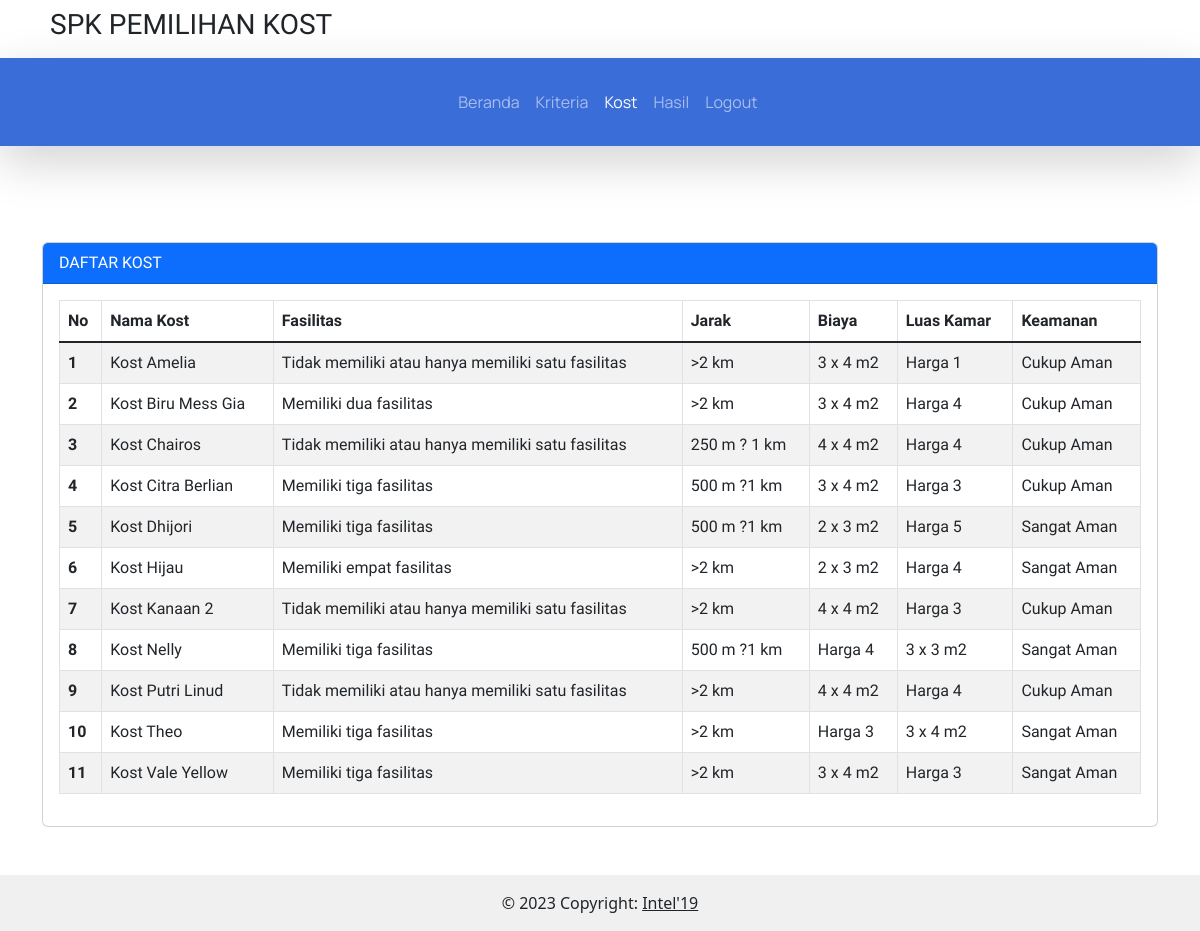
Before: /user/kost.php (signed in) with the older database file.
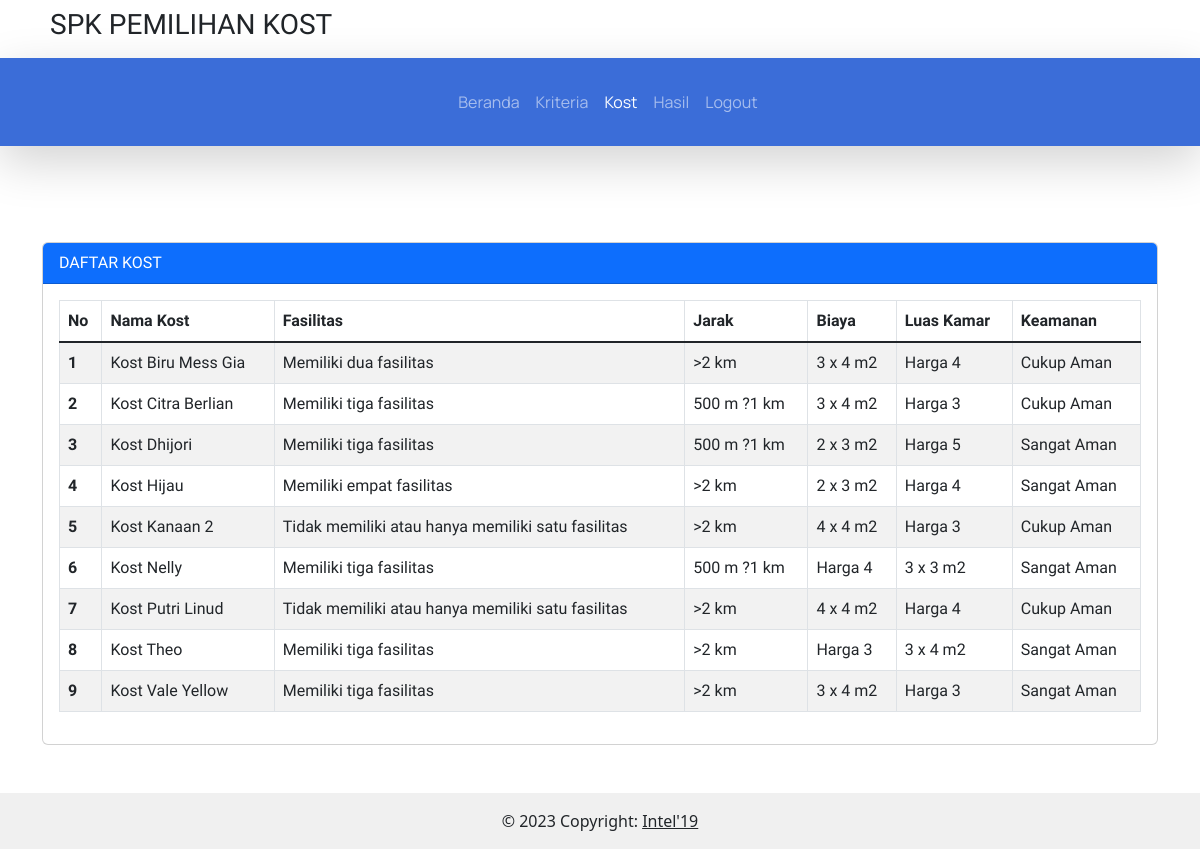
After: the same page with the newer database file.
### tables this page shows
CREATE TABLE `alternatif` (
  `id_alternatif` int(5) NOT NULL,
  `nama_alternatif` varchar(50) NOT NULL,
  `alamat` varchar(150) NOT NULL,
  `latitude` varchar(100) NOT NULL,
  `longitude` varchar(100) NOT NULL,
  `jenis_kost` enum('Campuran','Laki-Laki','Perempuan') NOT NULL DEFAULT 'Campuran'
);

### config.php (called while the page is built, shortened)
<?php
function connectDatabase()
{
    $conn = new mysqli(DB_HOST, DB_USERNAME, DB_PASSWORD, DB_NAME);
    return $conn;
}
?>

### user/functions/kost.php (called while the page is built, shortened)
<?php
   require_once '../config.php';
   class Penilaian {
       private $db;
       public function __construct()
       {
           $this->db = connectDatabase();
       }
        public function getDataPenilaian()
        {
            return $this->db->query(
                "SELECT a.nama_alternatif, a.id_alternatif,
                MAX(CASE WHEN k.nama_kriteria = 'Fasilitas' THEN kak.id_alt_kriteria END) AS id_sub_C1,
                MIN(CASE WHEN k.nama_kriteria = 'Jarak' THEN kak.id_alt_kriteria END) AS id_sub_C2,
                MIN(CASE WHEN k.nama_kriteria = 'Biaya' THEN kak.id_alt_kriteria END) AS id_sub_C3,
                MAX(CASE WHEN k.nama_kriteria = 'Luas Kamar' THEN kak.id_alt_kriteria END) AS id_sub_C4,
                MAX(CASE WHEN k.nama_kriteria = 'Keamanan' THEN kak.id_alt_kriteria END) AS id_sub_C5,
                MAX(CASE WHEN k.nama_kriteria = 'Fasilitas' THEN sk.nama_sub_kriteria END) AS nama_C1,
                MIN(CASE WHEN k.nama_kriteria = 'Jarak' THEN sk.nama_sub_kriteria END) AS nama_C2,
                MIN(CASE WHEN k.nama_kriteria = 'Biaya' THEN sk.nama_sub_kriteria END) AS nama_C3,
                MAX(CASE WHEN k.nama_kriteria = 'Luas Kamar' THEN sk.nama_sub_kriteria END) AS nama_C4,
                MAX(CASE WHEN k.nama_kriteria = 'Keamanan' THEN sk.nama_sub_kriteria END) AS nama_C5
                FROM alternatif a
                JOIN kecocokan_alt_kriteria kak ON a.id_alternatif = kak.f_id_alternatif
                JOIN sub_kriteria sk ON kak.f_id_sub_kriteria = sk.id_sub_kriteria
                JOIN kriteria k ON kak.f_id_kriteria = k.id_kriteria
                GROUP BY a.nama_alternatif;"
            );
        }
    }
   $penilaian = new Penilaian();
?>

### user/kost.php (the view, shortened to what this page needs)
<?php
require_once './../includes/header.php';
require_once './functions/kost.php';
$dataPenilaian = $penilaian->getDataPenilaian();
?>
<div class="container mb-5 pt-5" style="font-family: 'Prompt', sans-serif">
    <div class="row">
        <div class="d-xxl-flex">
            <div class="col-xxl-12 mt-5 ms-xxl-1">
                <div class="card">
                    <div class="card-header bg-primary text-white">
                        DAFTAR KOST
                    </div>
                    <div class="card-body">
                        <div class="table-responsive">
                            <table class="table table-striped table-bordered nowrap" style="width:100%"
                                id="table-penilaian">
                                <thead>
                                    <tr>
                                        <th scope="col">No</th>
                                        <th scope="col">Nama Kost</th>
                                        <th scope="col">Fasilitas</th>
                                        <th scope="col">Jarak</th>
                                        <th scope="col">Biaya</th>
                                        <th scope="col">Luas Kamar</th>
                                        <th scope="col">Keamanan</th>
                                    </tr>
                                </thead>
                                <tbody class="table-group-divider">
                                    <?php foreach ($dataPenilaian as $i => $nilai):?>
                                    <tr>
                                        <th scope="row"><?= $i+1; ?></th>
                                        <td><?= $nilai['nama_alternatif']; ?></td>
                                        <td><?= $nilai['nama_C1']; ?></td>
                                        <td><?= $nilai['nama_C2']; ?></td>
                                        <td><?= $nilai['nama_C3']; ?></td>
                                        <td><?= $nilai['nama_C4']; ?></td>
                                        <td><?= $nilai['nama_C5']; ?></td>
                                    </tr>
                                    <?php endforeach;?>
                                </tbody>
                            </table>
                        </div>
                    </div>
                </div>
            </div>
        </div>
    </div>
</div>
<?php
require_once './../includes/footer.php';
?>

### includes/header.php (shortened to what this page needs)
<?php
require_once '../config.php';
?>
<!DOCTYPE html>
<html lang="en">
<head>
    <link href="https://cdn.jsdelivr.net/npm/bootstrap@5.3.0/dist/css/bootstrap.min.css" rel="stylesheet"
 />
    <link rel="stylesheet" href="https://cdn.jsdelivr.net/npm/sweetalert2@11/dist/sweetalert2.min.css">
    <link href="../assets/DataTables/datatables.min.css" rel="stylesheet" />
    <link rel="stylesheet" href="https://unpkg.com/leaflet@1.7.1/dist/leaflet.css" />
    <link rel="stylesheet" href="https://cdnjs.cloudflare.com/ajax/libs/font-awesome/4.7.0/css/font-awesome.min.css">
</head>
<body>
    <div class="container">
        <div class="logo-section p-2">
            <h3 style="font-family: 'Righteous', cursive">SPK PEMILIHAN KOST</h3>
        </div>
    </div>
    <nav class="navbar navbar-expand-lg sticky-top shadow-lg fixed-top" style="background-color: #3b6dd8"
        data-bs-theme="dark">
        <div class="container-fluid">
            <div class="collapse navbar-collapse" id="navbarNavAltMarkup" style="font-family: 'Manrope', sans-serif">
                <div class="navbar-nav ms-auto me-auto mt-3 mb-3">
                    <a class="nav-link <?=$_SESSION['menu'] == 'beranda-user' ? 'active':'';?>"
                        href="index.php">Beranda</a>
                    <a class="nav-link <?=$_SESSION['menu'] == 'kriteria' ? 'active':'';?>"
                        href="kriteria.php">Kriteria</a>
                    <a class="nav-link <?=$_SESSION['menu'] == 'penilaian' ? 'active':'';?>" href="kost.php">Kost</a>
                    <a class="nav-link <?=$_SESSION['menu'] == 'hasil' ? 'active':'';?>" href="hasil.php">Hasil</a>
                    <a class="nav-link" href="../auth/logout.php">Logout</a>
                </div>
            </div>
        </div>
    </nav>

### includes/footer.php (shortened to what this page needs)
<footer class="bg-white text-center text-lg-start">
    <div class="text-center p-3" style="background-color: #F0F0F0;">
        © 2023 Copyright:
        <a class="text-dark" href="https://www.instagram.com/ilkom19_unc/">Intel'19</a>
    </div>
</footer>
</body>
</html>

Changed rows visible on the page:
removed alternatif: nama_alternatif "Kost Amelia", nama_C1 "Tidak memiliki atau hanya memiliki satu fasilitas", nama_C2 ">2 km", nama_C3 "3 x 4 m2", nama_C4 "Harga 1", nama_C5 "Cukup Aman"
removed alternatif: nama_alternatif "Kost Chairos", nama_C1 "Tidak memiliki atau hanya memiliki satu fasilitas", nama_C2 "250 m ? 1 km", nama_C3 "4 x 4 m2", nama_C4 "Harga 4", nama_C5 "Cukup Aman"
